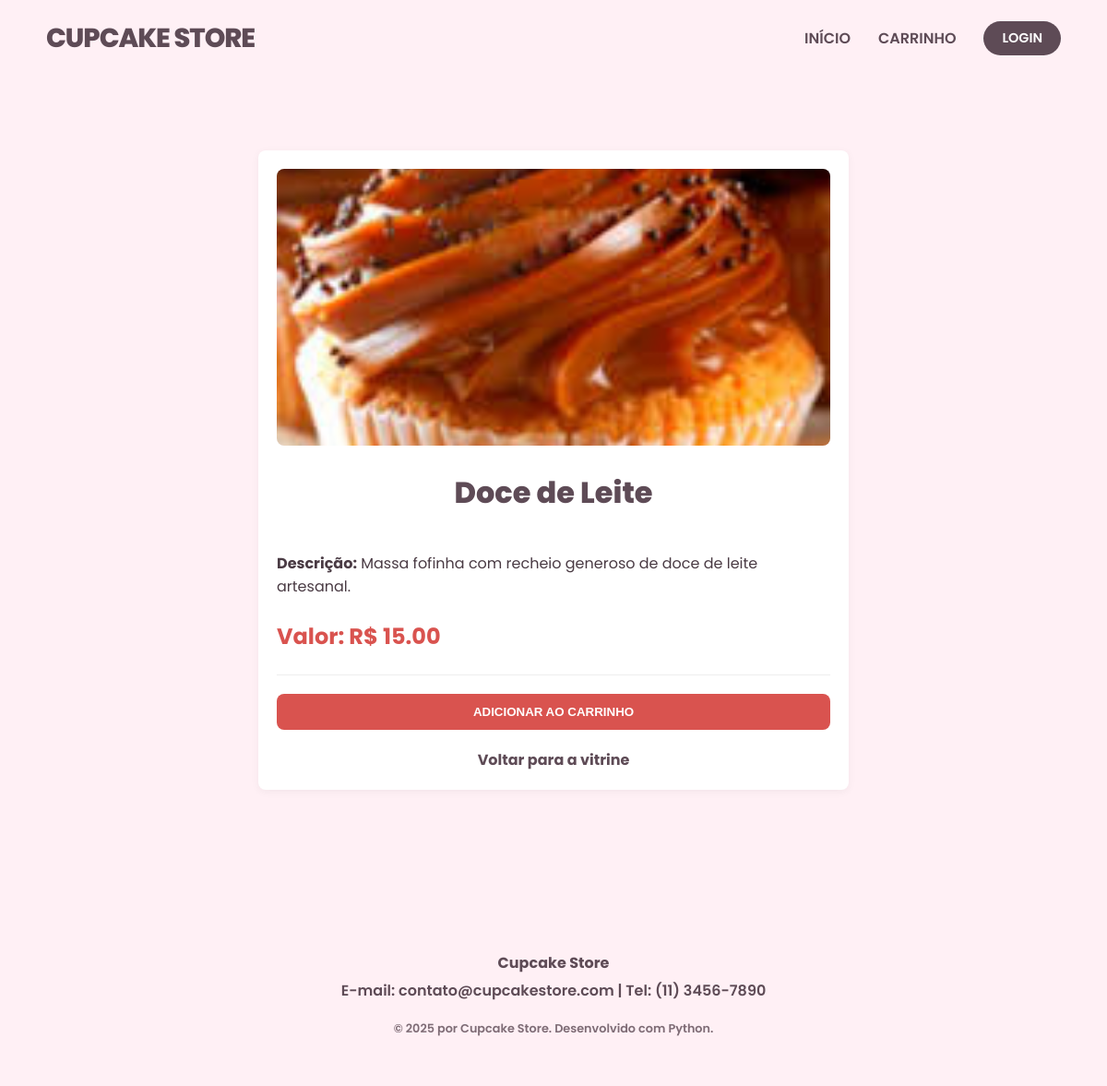
/cupcake/1, run on the app's committed database.
### tables this page shows
CREATE TABLE Cupcake (
    id_cupcake INTEGER PRIMARY KEY AUTOINCREMENT,
    nome VARCHAR(100) NOT NULL,
    preco DECIMAL(10, 2) NOT NULL,
    sabor VARCHAR(50),
    descricao TEXT,
    quantidade_estoque INTEGER NOT NULL DEFAULT 0
, imagem VARCHAR(100));

### app.py (the view)
@app.route('/cupcake/<int:id_do_cupcake>')
def detalhe_cupcake(id_do_cupcake):
    nome = session.get('cliente_nome')
    con = sqlite3.connect(banco_de_dados)
    con.row_factory = sqlite3.Row
    meu_cupcake = con.execute('SELECT * FROM Cupcake WHERE id_cupcake = ?', (id_do_cupcake,)).fetchone()
    con.close()
    return render_template('detalhe_cupcake.html', cupcake=meu_cupcake, cliente_nome=nome)

### templates/detalhe_cupcake.html (shortened to what this page needs)
<!DOCTYPE html>
<html lang="pt-br">
<head>
    <link rel="stylesheet" href="{{ url_for('static', filename='style.css') }}">
</head>
<body>
    <header>
        <h1>CUPCAKE STORE</h1>
        <nav class="navbar">
            <a href="/">INÍCIO</a>
            <a href="/carrinho">CARRINHO</a>
            {% if cliente_nome %}
                <span class="user-msg">Olá, {{ cliente_nome }}!</span>
                <a href="/logout" style="color: #666; font-weight: 600; font-size: 0.9em;">SAIR</a>
            {% else %}
                <a href="/login" style="background-color: #5E4B56; color: white; padding: 8px 20px; border-radius: 20px; font-size: 0.9em;">LOGIN</a>
            {% endif %}
        </nav>
    </header>
    <main>
        <div class="produto-detalhe" style="max-width: 600px; margin: 40px auto; padding: 20px; background: #fff; border-radius: 8px; box-shadow: 0 2px 10px rgba(0,0,0,0.05);">
            <img src="{{ url_for('static', filename='img/' + cupcake.imagem) }}" alt="{{ cupcake.nome }}" style="width: 100%; height: 300px; object-fit: cover; border-radius: 8px;">
            <h2 style="color: #5E4B56; margin-top: 20px;">{{ cupcake.nome }}</h2>
            <p><strong>Descrição:</strong> {{ cupcake.descricao }}</p>
            <h3 style="color: #d9534f; font-size: 1.5em;">Valor: R$ {{ "%.2f"|format(cupcake.preco|float) }}</h3>
            <hr style="border: 0; border-top: 1px solid #eee; margin: 20px 0;">
            <form action="/adicionar_ao_carrinho" method="POST">
                <button type="submit" class="btn-checkout" style="width: 100%;">ADICIONAR AO CARRINHO</button>
            </form>
            <div style="margin-top: 20px; text-align: center;">
                <a href="/" class="btn-voltar">Voltar para a vitrine</a>
            </div>
        </div>
    </main>
    <footer>
        <div style="margin-bottom: 10px;">
            <p style="margin: 5px 0;"><strong>Cupcake Store</strong></p>
            <p style="margin: 5px 0;">E-mail: contato@cupcakestore.com | Tel: (11) 3456-7890</p>
        </div>
        <div style="font-size: 0.8em; margin-top: 20px; opacity: 0.8;">
            <p>© 2025 por Cupcake Store. Desenvolvido com Python.</p>
        </div>
    </footer>
</body>
</html>

### static/style.css (style rules this page uses)
body { font-family: 'Poppins', sans-serif; margin: 0; padding: 0; background-color: #FFF0F5; color: #4a3b44; }
header { background-color: #FFF0F5; padding: 20px 50px; display: flex; justify-content: space-between; align-items: center; }
header h1 { margin: 0; color: #5E4B56; font-size: 1.8em; font-weight: 800; letter-spacing: -1px; }
.navbar { display: flex; gap: 30px; align-items: center; }
.navbar a { text-decoration: none; color: #5E4B56; font-size: 1em; font-weight: 600; transition: color 0.3s; }
main { padding: 40px 20px; }
main h2 { text-align: center; color: #5E4B56; font-size: 2em; font-weight: 800; margin-bottom: 40px; }
.btn-detalhes, .btn-checkout, .produto-a { display: inline-block; padding: 12px 25px; background-color: #d9534f; color: #fff; text-decoration: none; border-radius: 8px; font-weight: 600; border: none; cursor: pointer; }
footer { text-align: center; padding: 40px; background-color: #FFF0F5; color: #5E4B56; margin-top: 50px; font-weight: 600; }
.container-carrinho, .produto-detalhe, .login-container { max-width: 900px; margin: 0 auto; padding: 40px; background: #fff; border-radius: 20px; box-shadow: 0 10px 30px rgba(0,0,0,0.05); }
.btn-voltar { color: #5E4B56; text-decoration: none; font-weight: bold; }

### data on the page
Cupcake: imagem (picture), nome "Doce de Leite", descricao "Massa fofinha com recheio generoso de doce de leite artesanal.", preco "15.00"
